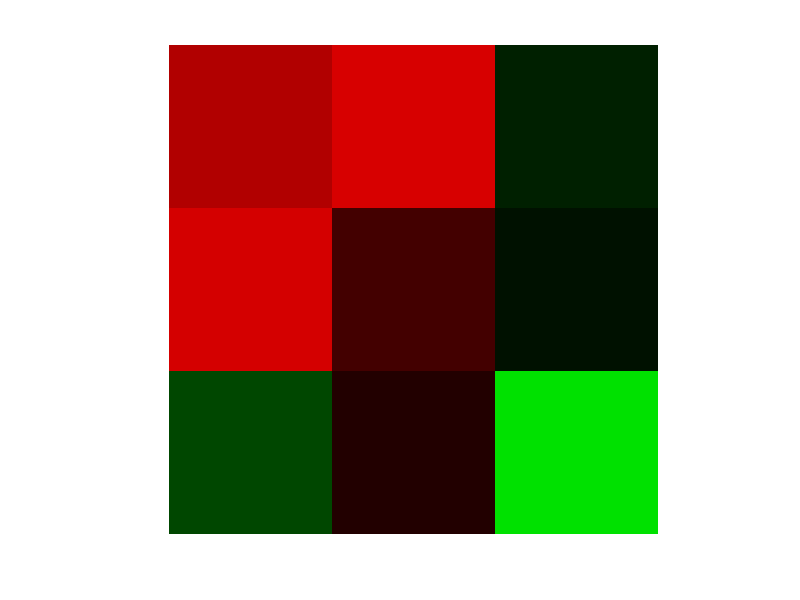
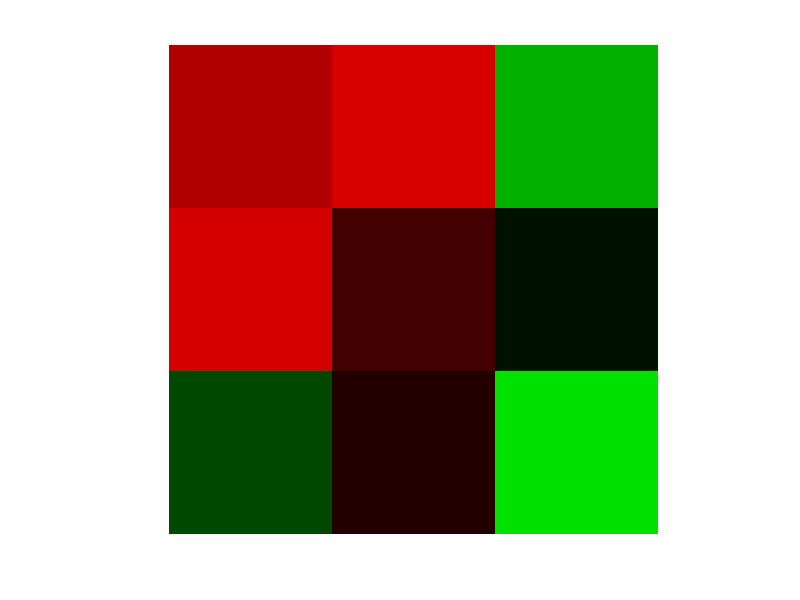

These figures' MATLAB source, in order:
%code for the disharmonious funky legos    
xx = zeros(150,150,3);
xx= uint8(xx);
 
 
c = randi(3);%%chooses random color
c = uint8(c);
cc = randi(3);
if cc == c && c == 1
    cc = randi([2, 3], 1); %pick between two or three, one time 
    elseif cc == c && c == 2
        cc = randi([1, 3], 1);
    elseif cc==c && c == 3
        cc = randi([1, 2], 1);
else
end
sat = randi(255);
sat = uint8(sat);
sat2 = randi(255);
sat2 = uint8(sat2);
sat3 = randi(255);
sat3= uint8(sat3);
sat4 = randi(255);
sat4= uint8(sat4);
sat5 = randi(255);
sat5= uint8(sat5);
sat6 = randi(255);
sat6= uint8(sat6);
sat7 = randi(255);
sat7= uint8(sat7);
sat8 = randi(255);
sat8= uint8(sat8);
sat9 = randi(255);
sat9= uint8(sat9);
 
%top left lego 
for current_row = 1:50
    for current_col = 1:50
    xx(current_row,current_col, c) = sat; %%xx(rows, columns, color channel) = Ã¢â‚¬ ¦
     %imshow(uint8(xx));
    end
end 
 
%top middle lego 
for current_row = 1:50
    for current_col = 51:100
    xx(current_row,current_col, c) = sat2; %%xx(rows, columns, color channel) = Ã¢â‚¬ ¦
     %imshow(uint8(xx));
    end
end 
 
%top right lego 
for current_row = 1:50
    for current_col = 101:150
    xx(current_row,current_col, cc) = sat3; %%xx(rows, columns, color channel) = Ã¢â‚¬ ¦
     %imshow(uint8(xx));
    end
end 
 
%middle left lego 
for current_row = 51:100
    for current_col = 1:50
    xx(current_row,current_col, c) = sat4; %%xx(rows, columns, color channel) = Ã¢â‚¬ ¦
    %imshow(uint8(xx));
    end
end 
 
 %center lego 
for current_row = 51:100
    for current_col = 51:100
    xx(current_row,current_col, c) = sat5; %%xx(rows, columns, color channel) = Ã¢â‚¬ ¦
    %imshow(uint8(xx));
    end
end 
 
 %middle right 
for current_row = 51:100
    for current_col = 101:150
    xx(current_row,current_col, cc) = sat6; %%xx(rows, columns, color channel) = Ã¢â‚¬ ¦
    %imshow(uint8(xx));
    end
end 
 
%bottom left 
for current_row = 101:150
    for current_col = 1:50
    xx(current_row,current_col, cc) = sat7; %%xx(rows, columns, color channel) = Ã¢â‚¬ ¦
    %imshow(uint8(xx));
    end
end 
 
%bottom middle lego  
for current_row = 101:150
    for current_col =51:100
    xx(current_row,current_col, c) = sat8; %%xx(rows, columns, color channel) = Ã¢â‚¬ ¦
    %imshow(uint8(xx));
    end
end 
 
%bottom right lego 
for current_row = 101:150
    for current_col = 101:150
    xx(current_row,current_col, cc) = sat9; %%xx(rows, columns, color channel) = Ã¢â‚¬ ¦
    %imshow(uint8(xx));
    end
end 
  
 
if cc == c && c == 1
    cc = randi([2, 3], 1); %pick between two or three, one time 
    elseif cc == c && c == 2
        cc = randi([1, 3], 1);
    elseif cc==c && c == 3
        cc = randi([1, 2], 1);
else
end
 
DG = xx;
 
figure; imshow(uint8(DG));
 
 
%funky lego-----------------------------------------------------
 
rand_row = randi(3);
rand_col = randi(3);
 
if rand_row == 1 && rand_col == 1
for current_row = 1:50
    for current_col = 1:50
    DG(current_row,current_col, cc) = sat; %%xx(rows, columns, color channel) = Ã¢â‚¬ ¦
     %imshow(uint8(xx));
    end
end 
elseif rand_row == 1 && rand_col == 2
for current_row = 1:50
    for current_col = 51:100
    DG(current_row,current_col, cc) = sat; %%xx(rows, columns, color channel) = Ã¢â‚¬ ¦
     %imshow(uint8(xx));
    end
end 
elseif rand_row == 1 && rand_col == 3
for current_row = 1:50
    for current_col = 101:150
    DG(current_row,current_col, cc) = sat; %%xx(rows, columns, color channel) = Ã¢â‚¬ ¦
     %imshow(uint8(xx));
    end
end 
elseif rand_row == 2 && rand_col == 1
for current_row = 51:100
    for current_col = 1:50
    DG(current_row,current_col, cc) = sat; %%xx(rows, columns, color channel) = Ã¢â‚¬ ¦
     %imshow(uint8(xx));
    end
end 
elseif rand_row == 2 && rand_col == 2
for current_row = 51:100
    for current_col = 51:100
    DG(current_row,current_col, cc) = sat; %%xx(rows, columns, color channel) = Ã¢â‚¬ ¦
     %imshow(uint8(xx));
    end
end 
elseif rand_row == 2 && rand_col == 3
for current_row = 51:100
    for current_col = 101:150
    DG(current_row,current_col, cc) = sat; %%xx(rows, columns, color channel) = Ã¢â‚¬ ¦
     %imshow(uint8(xx));
    end
end 
elseif rand_row == 3 && rand_col == 1
for current_row = 101:150
    for current_col = 1:50
    DG(current_row,current_col, cc) = sat; %%xx(rows, columns, color channel) = Ã¢â‚¬ ¦
     %imshow(uint8(xx));
    end
end 
elseif rand_row == 3 && rand_col == 2
for current_row = 101:150
    for current_col = 51:100
    DG(current_row,current_col, cc) = sat; %%xx(rows, columns, color channel) = Ã¢â‚¬ ¦
     %imshow(uint8(xx));
    end
end 
elseif rand_row == 3 && rand_col == 3
for current_row = 101:150
    for current_col = 101:150
    DG(current_row,current_col, cc) = sat; %%xx(rows, columns, color channel) = Ã¢â‚¬ ¦
     %imshow(uint8(xx));
    end
end 
end
 
figure(2); imshow(uint8(DG))
